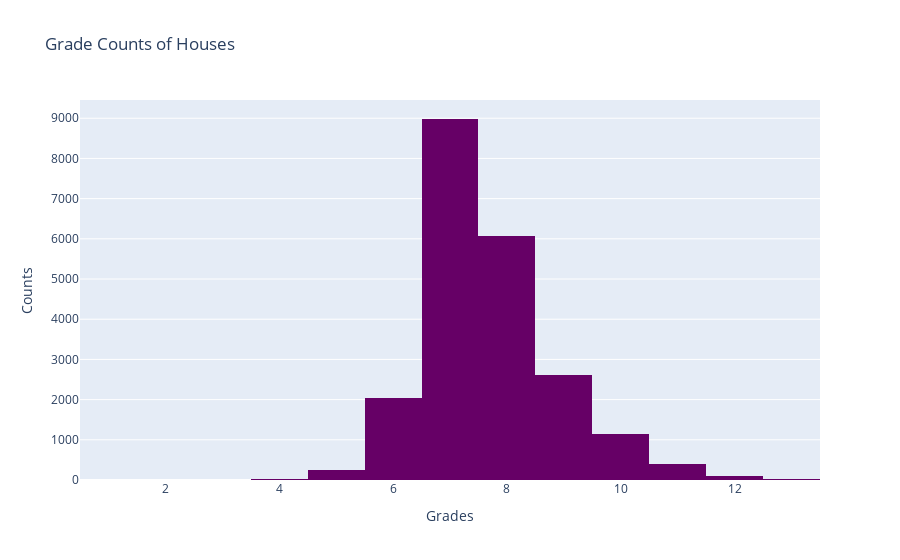

This figure's notebook cell:
### Code cell
hist1 = [go.Histogram(x=df.grade,marker=dict(color='rgb(102, 0, 102)'))]
histlayout1 = go.Layout(title="Grade Counts of Houses",xaxis=dict(title="Grades"),yaxis=dict(title="Counts"))
histfig1 = go.Figure(data=hist1,layout=histlayout1)
iplot(histfig1)

### Figure 1 — Plotly figure (JSON) as saved in the notebook; plotly's stock layout.template omitted (floating-point values rounded to 4 significant figures; data arrays with more than 128 entries replaced by an {"elided": "..."} marker saying what was removed)
{"data": [{"marker": {"color": "rgb(102, 0, 102)"}, "type": "histogram", "x": {"elided": "21613 int values"}}], "layout": {"title": {"text": "Grade Counts of Houses"}, "xaxis": {"title": {"text": "Grades"}}, "yaxis": {"title": {"text": "Counts"}}}}
